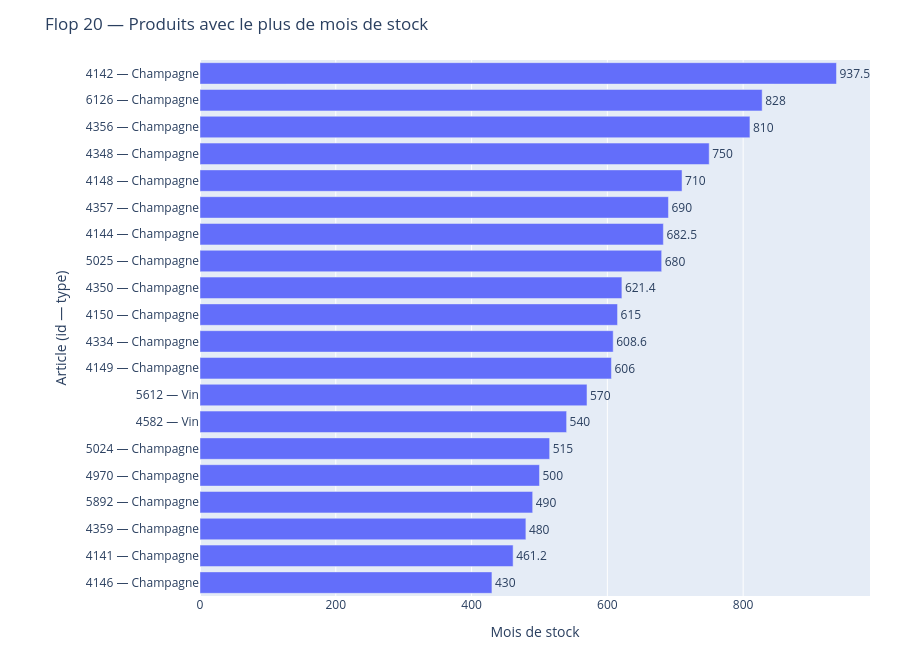

This figure's notebook cell:
### Markdown cell above
<div style="border: 1px solid RGB(51,165,182);" >
<h3 style="margin: auto; padding: 20px; color: RGB(51,165,182); ">Etape 5.3 - Analyse des stocks</h3>
</div>

### Code cell
######################################
# Calculer le nombre de mois de stock #
######################################

#________________________________Import de numpy______________________________________________________ 
import numpy as np
#_________________________________Création de la colonne Rotation de stock__________________________________

#Nombre de mois couverts par les ventes (à partir de df_final.post_date)
dates = pd.to_datetime(df_final["post_date"], errors="coerce")
if dates.notna().any():
    debut = dates.min().to_period("M")
    fin   = dates.max().to_period("M")
    NB_MOIS = int((fin - debut).n) + 1
 
else:
    NB_MOIS = 12  # si aucune date


# 2) Ventes numériques dans df_merge
df_merge["total_sales_num"] = pd.to_numeric(df_merge.get("total_sales"), errors="coerce").fillna(0).clip(lower=0)

# Création de la colonne  : Rotation de stock (ventes/mois) rotation_mensuelle = total_sales_num ÷ NB_MOIS
df_merge["Rotation de stock"] = df_merge["total_sales_num"] / NB_MOIS #NB_MOIS ≈ 30.

# 4) Aperçu
display(df_merge.head())
#_____________________________________Remplacement des "inf" par 0_____________________________________
#Remplacer +inf et -inf par 0 dans "Rotation de stock"
df_merge["Rotation de stock"] = df_merge["Rotation de stock"].replace([np.inf, -np.inf], 0)
#Vérifier combien d’infinis il y avait
# compter les +inf / -inf (sur colonnes numériques)
nb_inf = int(np.isinf(df_merge.select_dtypes(include=[float, int])).to_numpy().sum())

display(Markdown(f"**Nb de valeurs infinies remplacées : {nb_inf}**"))
#___________Effectuer le tri dans l'ordre décroissant du nombre de mois de stock dans le dataset df_merge_________________________________
#Stock numérique
df_merge["stock_quantity"] = pd.to_numeric(df_merge.get("stock_quantity"), errors="coerce").fillna(0)

#  Nombre de mois de stock = stock / Rotation de stock
# on évite division par 0 remplace 0 par NaN, puis NaN --> 0
rot = df_merge["Rotation de stock"].replace(0, np.nan)
df_merge["Mois de stock"] = (df_merge["stock_quantity"] / rot).replace([np.inf, -np.inf], np.nan).fillna(0).round(1)

# Tri décroissant + reset index
df_merge = df_merge.sort_values("Mois de stock", ascending=False).reset_index(drop=True)

#  Aperçu
display(Markdown("**Top 10 — Nombre de mois de stock (décroissant)**"))
colonnes_vue = [c for c in ["product_id","stock_quantity","total_sales","Rotation de stock","Mois de stock"] if c in df_merge.columns]
display(df_merge[colonnes_vue].head(10))
#_________________________Graphique en barre du flop 20 des produits qui ont le plus de mois de stock____________________________________

# product_type dans df_merge 
# clé commune alignée en numérique
df_merge["product_id"] = pd.to_numeric(df_merge["product_id"], errors="coerce")
map_type = (
    df_final[["product_id", "product_type"]]
      .dropna(subset=["product_id"])
      .drop_duplicates("product_id", keep="last")
      .assign(product_id=lambda d: pd.to_numeric(d["product_id"], errors="coerce"))
      .set_index("product_id")["product_type"]
)

df_merge["product_type"] = df_merge["product_id"].map(map_type).fillna("NA")

# Flop 20 des produits avec le plus de "Mois de stock" ---
col_mois = "Mois de stock"

# valeurs numériques finies
val = pd.to_numeric(df_merge[col_mois], errors="coerce")
df_plot = df_merge.loc[np.isfinite(val)].copy()
df_plot[col_mois] = val.loc[df_plot.index].round(1)

# top 20 plus gros (flop)
df_plot = df_plot.sort_values(col_mois, ascending=False).head(20)

# libellé "product_id — product_type"
df_plot["libelle"] = df_plot["product_id"].astype("Int64").astype(str) + " — " + df_plot["product_type"].astype(str)

# graphique
fig = px.bar(
    df_plot,
    x=col_mois, y="libelle",
    orientation="h", text=col_mois,
    title="Flop 20 — Produits avec le plus de mois de stock",
    labels={col_mois: "Mois de stock", "libelle": "Article (id — type)"}
)
fig.update_traces(textposition="outside", cliponaxis=False)
fig.update_layout(yaxis=dict(categoryorder="total ascending"),
                  height=650, margin=dict(l=200, r=30, t=60, b=40))
fig.show()

### Figure 1 — Plotly figure (JSON) as saved in the notebook; plotly's stock layout.template omitted (floating-point values rounded to 4 significant figures)
{"data": [{"alignmentgroup": "True", "cliponaxis": false, "hovertemplate": "Mois de stock=%{text}<br>Article (id — type)=%{y}<extra></extra>", "legendgroup": "", "marker": {"color": "#636efa", "pattern": {"shape": ""}}, "name": "", "offsetgroup": "", "orientation": "h", "showlegend": false, "text": [937.5, 828, 810, 750, 710, 690, 682.5, 680, 621.4, 615, 608.6, 606, 570, 540, 515, 500, 490, 480, 461.2, 430], "textposition": "outside", "type": "bar", "x": [937.5, 828, 810, 750, 710, 690, 682.5, 680, 621.4, 615, 608.6, 606, 570, 540, 515, 500, 490, 480, 461.2, 430], "xaxis": "x", "y": ["4142 — Champagne", "6126 — Champagne", "4356 — Champagne", "4348 — Champagne", "4148 — Champagne", "4357 — Champagne", "4144 — Champagne", "5025 — Champagne", "4350 — Champagne", "4150 — Champagne", "4334 — Champagne", "4149 — Champagne", "5612 — Vin", "4582 — Vin", "5024 — Champagne", "4970 — Champagne", "5892 — Champagne", "4359 — Champagne", "4141 — Champagne", "4146 — Champagne"], "yaxis": "y"}], "layout": {"barmode": "relative", "height": 650, "legend": {"tracegroupgap": 0}, "margin": {"b": 40, "l": 200, "r": 30, "t": 60}, "title": {"text": "Flop 20 — Produits avec le plus de mois de stock"}, "xaxis": {"anchor": "y", "domain": [0, 1], "title": {"text": "Mois de stock"}}, "yaxis": {"anchor": "x", "categoryorder": "total ascending", "domain": [0, 1], "title": {"text": "Article (id — type)"}}}}
